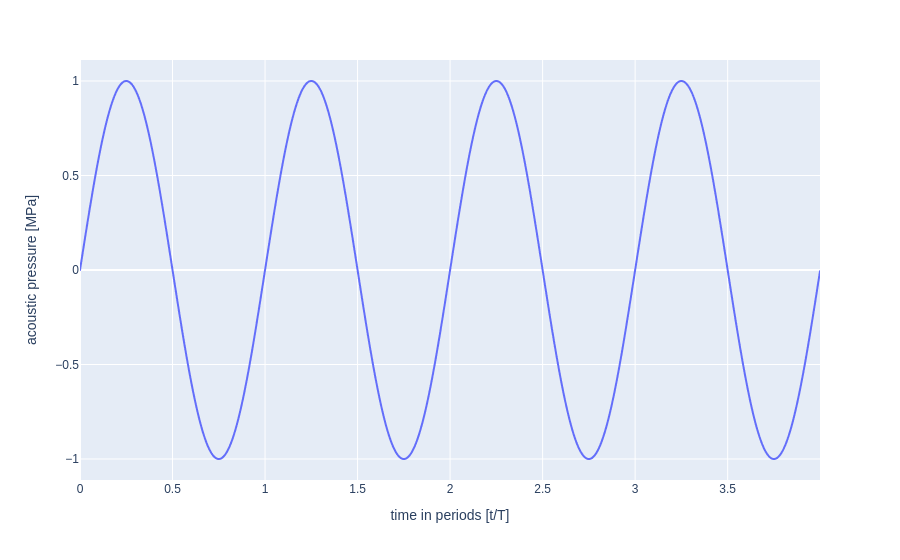

This figure's notebook cell:
### Code cell
fig = px.line(
    x=BD_obj.time / period, y=BD_obj.npac_wave * BD_obj.medium_parameters["p0"] / 1e6
)
fig.update_layout(
    font_family="Arial",
    xaxis=dict(title="time in periods [t/T]"),
    yaxis=dict(title="acoustic pressure [MPa]"),
)
fig.show()
# pio.write_image(fig, "test.pdf", width=1.5*300, height=0.75*300)

### Figure 1 — Plotly figure (JSON) as saved in the notebook; plotly's stock layout.template omitted (floating-point values rounded to 4 significant figures; data arrays with more than 128 entries replaced by an {"elided": "..."} marker saying what was removed)
{"data": [{"hovertemplate": "x=%{x}<br>y=%{y}<extra></extra>", "legendgroup": "", "line": {"color": "#636efa", "dash": "solid"}, "marker": {"symbol": "circle"}, "mode": "lines", "name": "", "showlegend": false, "type": "scattergl", "x": {"elided": "4000 float values"}, "xaxis": "x", "y": {"elided": "4000 float values"}, "yaxis": "y"}], "layout": {"autosize": true, "font": {"family": "Arial"}, "legend": {"tracegroupgap": 0}, "margin": {"t": 60}, "xaxis": {"anchor": "y", "autorange": true, "domain": [0, 1], "range": [0, 3.999], "title": {"text": "time in periods [t/T]"}, "type": "linear"}, "yaxis": {"anchor": "x", "autorange": true, "domain": [0, 1], "range": [-1.111, 1.111], "title": {"text": "acoustic pressure [MPa]"}, "type": "linear"}}}
